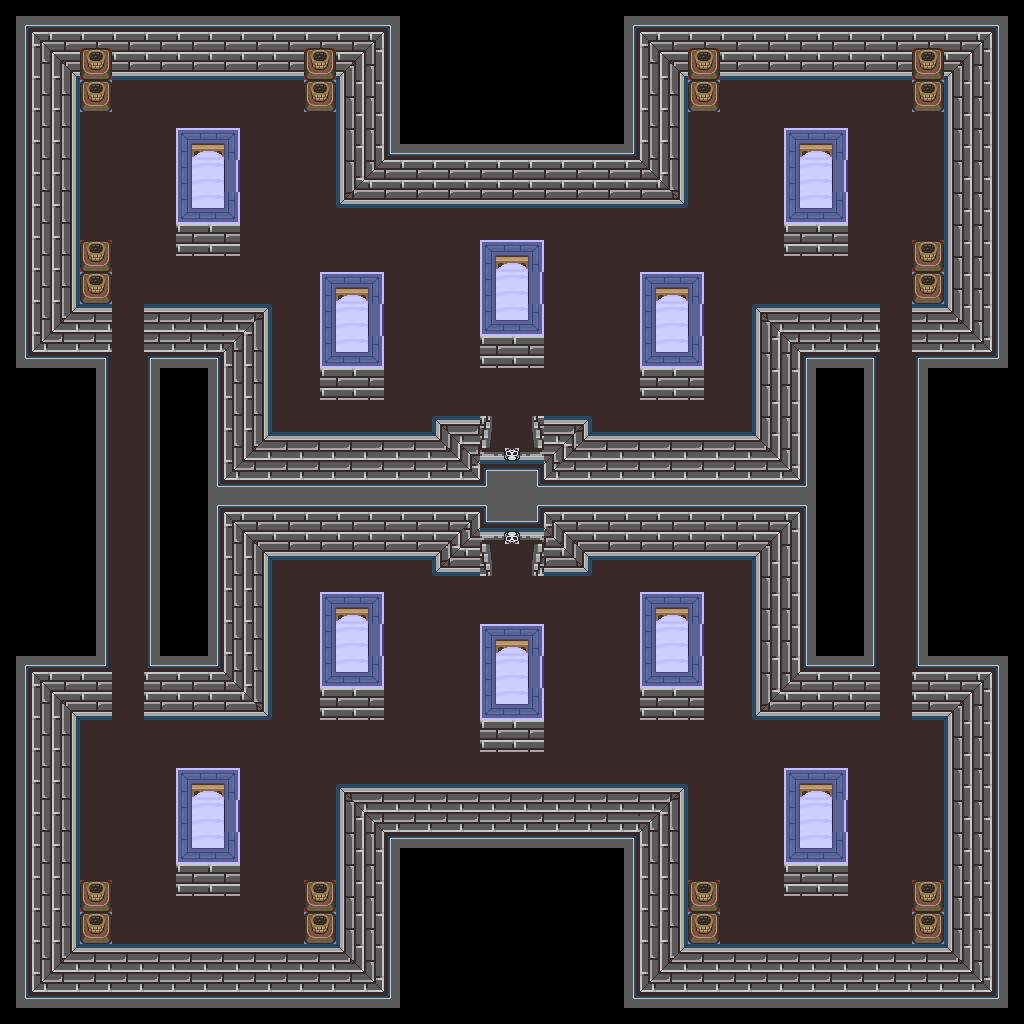

A level layout from a 2D game, rendered from its tile map. Below: a short description, then the map file with tile-grid data replaced by summaries:
An orthogonal 64x64 tile map with 16x16 px tiles, 1 tile layer (base), 1 hidden layer not drawn and 17 objects.

<map version="1.10" tiledversion="1.12.1" orientation="orthogonal" renderorder="right-down" width="64" height="64" tilewidth="16" tileheight="16" infinite="0" nextlayerid="3" nextobjectid="18">
 <tileset firstgid="1" source="../classiciphone_pics4.tsx" />
 <layer id="1" name="base" width="64" height="64">
  <data>[4096 cells, 4096 non-empty, 106 distinct tile ids]</data>
 </layer>
 <layer id="2" name="collision" width="64" height="64" visible="0">
  <properties><property name="collision" value="true" /></properties>
  <data>[4096 cells, 2628 non-empty, 1 distinct tile ids]</data>
 </layer>
 <objectgroup id="3" name="npcs">
  <object id="1" x="496.0" y="544.0" width="16" height="16">
   <properties>
    <property name="gani" value="darkstep2.png" />
    <property name="script" type="string">-- Auto-converted from GraalScript
-- [CLIENT-SIDE — server no-op]
-- dontblock;
-- drawunderplayer;</property>
   </properties>
  </object>
  <object id="2" x="496.0" y="416.0" width="16" height="16">
   <properties>
    <property name="gani" value="darkstep2.png" />
    <property name="script" type="string">-- Auto-converted from GraalScript
-- // NPC made by Fuitad, Ninji Master
-- if (playerenters) {
self.dontblock = true
-- drawunderplayer;
end
-- if (playertouchsme) {
end</property>
   </properties>
  </object>
  <object id="3" x="96.0" y="304.0" width="16" height="16">
   <properties>
    <property name="gani" value="stonestairs.png" />
    <property name="script" type="string">-- Auto-converted from GraalScript
-- [CLIENT-SIDE — server no-op]
-- dontblock;
-- drawunderplayer;</property>
   </properties>
  </object>
  <object id="4" x="864.0" y="304.0" width="16" height="16">
   <properties>
    <property name="gani" value="stonestairs.png" />
    <property name="script" type="string">-- Auto-converted from GraalScript
-- [CLIENT-SIDE — server no-op]
-- dontblock;
-- drawunderplayer;</property>
   </properties>
  </object>
  <object id="5" x="96.0" y="656.0" width="16" height="16">
   <properties>
    <property name="gani" value="stonestairsd.png" />
    <property name="script" type="string">-- Auto-converted from GraalScript
-- [CLIENT-SIDE — server no-op]
-- dontblock;
-- drawunderplayer;</property>
   </properties>
  </object>
  <object id="6" x="864.0" y="656.0" width="16" height="16">
   <properties>
    <property name="gani" value="stonestairsd.png" />
    <property name="script" type="string">-- Auto-converted from GraalScript
-- [CLIENT-SIDE — server no-op]
-- dontblock;
-- drawunderplayer;</property>
   </properties>
  </object>
  <object id="7" x="480.0" y="624.0" width="16" height="16">
   <properties>
    <property name="gani" value="vamptomb.png" />
    <property name="script" type="string">-- Auto-converted from GraalScript
-- [CLIENT-SIDE — server no-op]
-- dontblock;
-- drawunderplayer;</property>
   </properties>
  </object>
  <object id="8" x="640.0" y="592.0" width="16" height="16">
   <properties>
    <property name="gani" value="vamptomb.png" />
    <property name="script" type="string">-- Auto-converted from GraalScript
-- [CLIENT-SIDE — server no-op]
-- dontblock;
-- drawunderplayer;</property>
   </properties>
  </object>
  <object id="9" x="320.0" y="592.0" width="16" height="16">
   <properties>
    <property name="gani" value="vamptomb.png" />
    <property name="script" type="string">-- Auto-converted from GraalScript
-- [CLIENT-SIDE — server no-op]
-- dontblock;
-- drawunderplayer;</property>
   </properties>
  </object>
  <object id="10" x="176.0" y="768.0" width="16" height="16">
   <properties>
    <property name="gani" value="vamptomb.png" />
    <property name="script" type="string">-- Auto-converted from GraalScript
-- [CLIENT-SIDE — server no-op]
-- dontblock;
-- drawunderplayer;</property>
   </properties>
  </object>
  <object id="11" x="176.0" y="128.0" width="16" height="16">
   <properties>
    <property name="gani" value="vamptomb.png" />
    <property name="script" type="string">-- Auto-converted from GraalScript
-- [CLIENT-SIDE — server no-op]
-- dontblock;
-- drawunderplayer;</property>
   </properties>
  </object>
  <object id="12" x="320.0" y="272.0" width="16" height="16">
   <properties>
    <property name="gani" value="vamptomb.png" />
    <property name="script" type="string">-- Auto-converted from GraalScript
-- [CLIENT-SIDE — server no-op]
-- dontblock;
-- drawunderplayer;</property>
   </properties>
  </object>
  <object id="13" x="480.0" y="240.0" width="16" height="16">
   <properties>
    <property name="gani" value="vamptomb.png" />
    <property name="script" type="string">-- Auto-converted from GraalScript
-- [CLIENT-SIDE — server no-op]
-- dontblock;
-- drawunderplayer;</property>
   </properties>
  </object>
  <object id="14" x="640.0" y="272.0" width="16" height="16">
   <properties>
    <property name="gani" value="vamptomb.png" />
    <property name="script" type="string">-- Auto-converted from GraalScript
-- [CLIENT-SIDE — server no-op]
-- dontblock;
-- drawunderplayer;</property>
   </properties>
  </object>
  <object id="15" x="784.0" y="128.0" width="16" height="16">
   <properties>
    <property name="gani" value="vamptomb.png" />
    <property name="script" type="string">-- Auto-converted from GraalScript
-- [CLIENT-SIDE — server no-op]
-- dontblock;
-- drawunderplayer;</property>
   </properties>
  </object>
  <object id="16" x="784.0" y="768.0" width="16" height="16">
   <properties>
    <property name="gani" value="vamptomb.png" />
    <property name="script" type="string">-- Auto-converted from GraalScript
-- [CLIENT-SIDE — server no-op]
-- dontblock;
-- drawunderplayer;</property>
   </properties>
  </object>
  <object id="17" x="496.0" y="784.0" width="16" height="16">
   <properties>
    <property name="script" type="string">-- Auto-converted from GraalScript
-- function onCreated(){
-- setshape(1,32,32);
-- level.ispklevel = true;
end
-- function onActionPlayerdied(){
-- client.deathdelay = false;
-- setlevel2("overworld_destiny_02.nw",30.5,43.5);
end
-- function onPlayerenters(){
-- if(player.clientr.stat_hp &gt; 6){
-- player.SetHealth(6);
end
end
-- [CLIENT-SIDE — server no-op]
-- function onPlayerenters(){
-- level.ispklevel = true;
-- client.deathdelay = false;
-- onTimeout();
-- }
-- 
-- function onTimeout(){
-- if(player.weapon == "Beer"){
-- temp.wepfreeze = 0.1;
-- }
-- if(clientr.hd_isdead != NULL){
-- if(!client.deathdelay){
-- triggeraction(x+1,y+1,"playerdied",NULL);
-- client.deathdelay = true;
-- }
-- system_freeze.weapon_freeze(.1,.1,.1);
-- }
-- else{
-- system_freeze.weapon_freeze(0,.1,temp.wepfreeze);
-- }
-- setTimer(0.05);
-- }</property>
   </properties>
  </object>
 </objectgroup>
</map>
